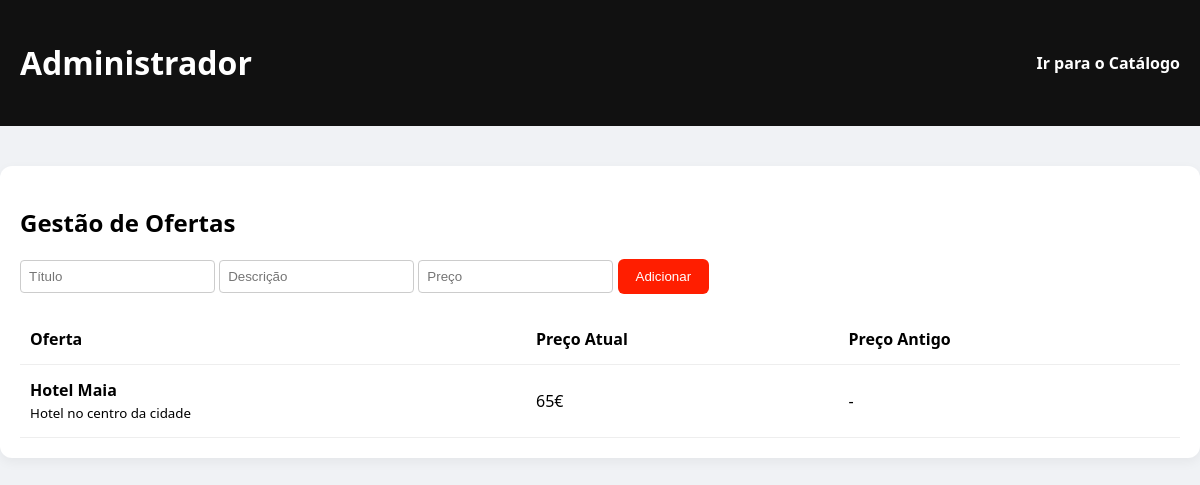
Before: /scripts/administrador.php with the older database file.
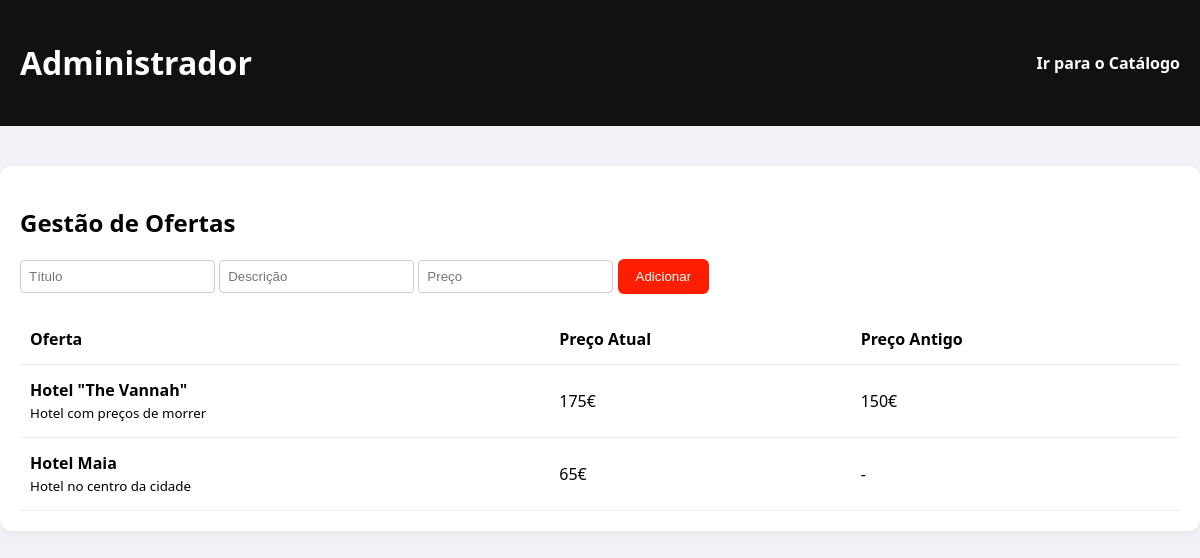
After: the same page with the newer database file.
### tables this page shows
CREATE TABLE ofertas (
    id INTEGER PRIMARY KEY AUTOINCREMENT,
    titulo TEXT NOT NULL,
    descricao TEXT NOT NULL,
    preco REAL NOT NULL,
    preco_antigo REAL
);

### scripts/administrador.php (the view, shortened to what this page needs)
<?php
$db = new PDO("sqlite:" . __DIR__ . "/hshotels.db");
$db->setAttribute(PDO::ATTR_ERRMODE, PDO::ERRMODE_EXCEPTION);
$db->exec("CREATE TABLE IF NOT EXISTS ofertas (id INTEGER PRIMARY KEY AUTOINCREMENT, titulo TEXT, descricao TEXT, preco REAL, preco_antigo REAL)");
?>
<!DOCTYPE html>
<html lang="pt-PT">
<head>
</head>
<body>
    <div class="header">
        <h1>Administrador</h1>
        <a href="catalogo.php" style="color: white; text-decoration: none; font-weight: bold;">Ir para o Catálogo</a>
    </div>
    <div class="container">
        <h2>Gestão de Ofertas</h2>
        <form method="POST">
            <input type="text" name="titulo_oferta" class="campo-form" placeholder="Título" required>
            <input type="text" name="descricao_oferta" class="campo-form" placeholder="Descrição" required>
            <input type="number" name="preco_oferta" step="0.01" class="campo-form" placeholder="Preço" required>
            <button type="submit" class="btn-adicionar">Adicionar</button>
        </form>
        <table>
            <thead><tr><th>Oferta</th><th>Preço Atual</th><th>Preço Antigo</th></tr></thead>
            <tbody>
                <?php
                $ofertas = $db->query("SELECT * FROM ofertas ORDER BY id DESC")->fetchAll(PDO::FETCH_ASSOC);
                foreach ($ofertas as $o) {
                    echo "<tr><td><strong>{$o['titulo']}</strong><br><small>{$o['descricao']}</small></td><td>{$o['preco']}€</td><td>" . ($o['preco_antigo'] ? $o['preco_antigo']."€" : "-") . "</td></tr>";
                }
                ?>
            </tbody>
        </table>
    </div>
</body>
</html>

### scripts/administrador.php (style rules this page uses)
body { font-family: 'Segoe UI', Tahoma, sans-serif; background-color: #f0f2f5; margin: 0; }
.header { background-color: #111; color: #fff; padding: 20px; display: flex; justify-content: space-between; align-items: center; }
.container { max-width: 1200px; margin: 40px auto; padding: 20px; background: #fff; border-radius: 12px; box-shadow: 0 4px 12px rgba(0,0,0,0.05); }
table { width: 100%; border-collapse: collapse; margin-top: 20px; }
th, td { padding: 14px 10px; border-bottom: 1px solid #eee; text-align: left; }
.campo-form { padding: 8px; border: 1px solid #ccc; border-radius: 4px; }
.btn-adicionar { background-color: #ff1e00; color: white; padding: 10px 18px; border: none; border-radius: 6px; cursor: pointer; }

Changed rows visible on the page:
added ofertas: titulo "Hotel \"The Vannah\"", descricao "Hotel com preços de morrer", preco "175", preco_antigo "150"
